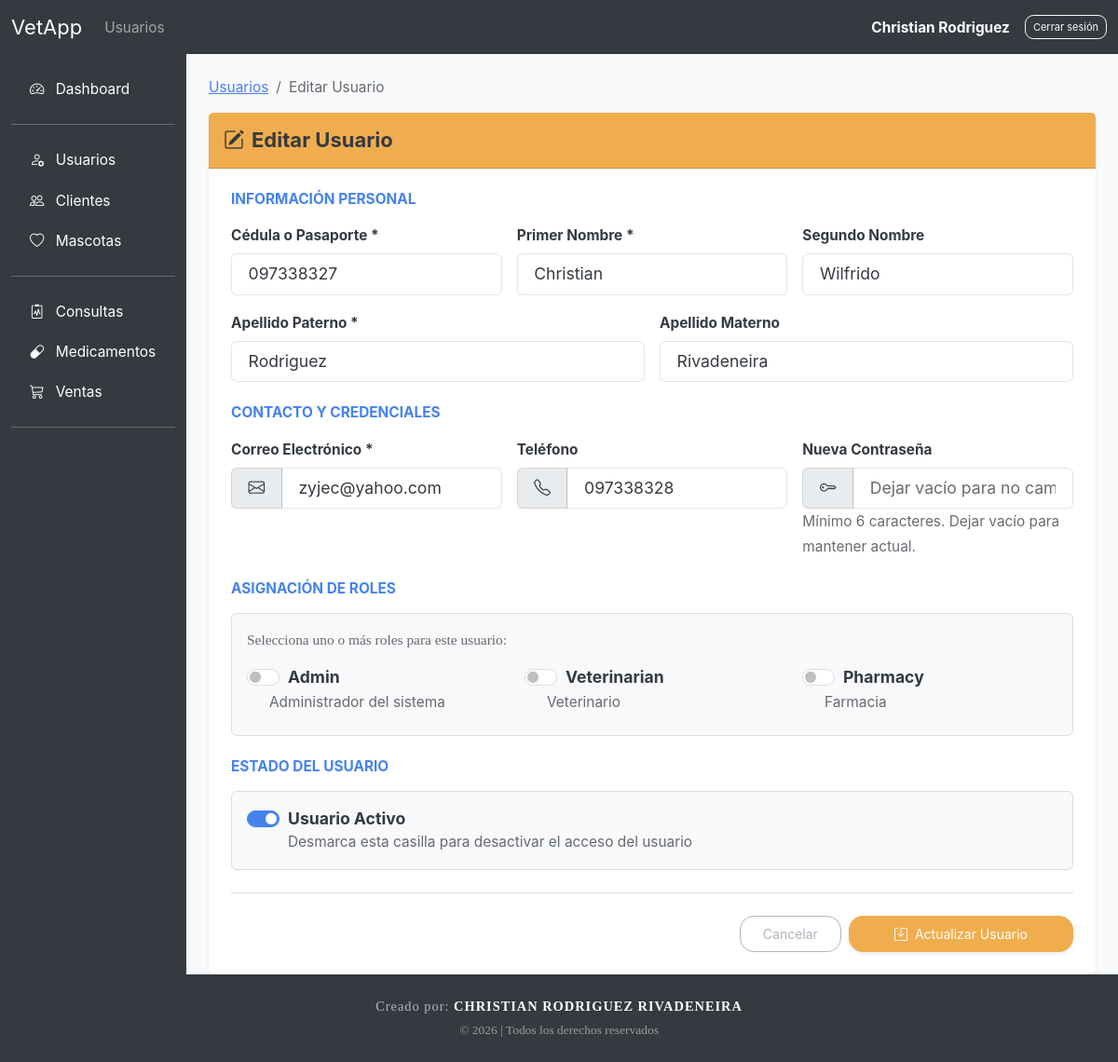
Page /public/users.php?action=edit&id=1 (signed in) on the committed database.
### tables this page shows
CREATE TABLE users (
    id_user INT AUTO_INCREMENT PRIMARY KEY,
    email VARCHAR(100) UNIQUE NOT NULL,
    password VARCHAR(255) NOT NULL,

    name VARCHAR(100) NOT NULL,
    middlename VARCHAR(100),
    lastname1 VARCHAR(100) NOT NULL,
    lastname2 VARCHAR(100),
    identification VARCHAR(20) UNIQUE NOT NULL,

    phone VARCHAR(20),
    active BOOLEAN DEFAULT TRUE,
    created_at TIMESTAMP DEFAULT CURRENT_TIMESTAMP
);

CREATE TABLE roles (
    id_role INT AUTO_INCREMENT PRIMARY KEY,
    name VARCHAR(50) UNIQUE NOT NULL,
    description VARCHAR(100)
);

### app/controllers/users/UserController.php (called while the page is built, shortened)
<?php
require_once __DIR__ . '/../BaseController.php';
require_once __DIR__ . '/../../repositories/UserRepository.php';
require_once __DIR__ . '/../../repositories/RoleRepository.php';
class UserController extends BaseController
{
    public function edit($id)
    {
        $id = (int) $id;
        $user = $this->userRepository->findById($id);
        $roleRepository = new RoleRepository($this->db);
        $roles = $roleRepository->findAll();
        require __DIR__ . '/../../views/users/edit.php';
    }
}
?>

### app/helpers/auth.php (called while the page is built, shortened)
<?php
function userRoles():array {
    return $_SESSION['user']['roles'] ?? [];
}
function hasRole(string $role): bool {
    return in_array($role, userRoles(), true);
}
function currentUser(): ?array {
    return $_SESSION['user'] ?? null;
}

### app/repositories/UserRepository.php (called while the page is built, shortened)
<?php
require_once __DIR__ . '/../config/Database.php';
class UserRepository
{
    private PDO $db;
    public function __construct(PDO $db)
    {
        $this->db = $db;
    }
    public function findById(int $id): ?array
    {
        $sql = "SELECT * FROM users WHERE id_user = :id";
        $stmt = $this->db->prepare($sql);
        $stmt->execute([
            'id' => $id
        ]);
        $user = $stmt->fetch(PDO::FETCH_ASSOC);
        return $user ?: null;
    }
}

### app/controllers/BaseController.php (called while the page is built, shortened)
<?php
require_once __DIR__ . '/../config/Database.php';
require_once __DIR__ . '/../repositories/UserRepository.php';
require_once __DIR__ . '/../repositories/RoleRepository.php';
class BaseController
{
    public function __construct()
    {
        $this->db = Database::getInstance()->getConnection();
        $this->userRepository = new UserRepository($this->db);
    }
}

### app/config/Database.php (called while the page is built)
<?php
class Database{
    private static $instance = null;
    private $connection;
    private $host = 'localhost';
    private $db = 'vetapp';
    private $user = 'root';
    private $pass = '';
    private $charset = 'utf8mb4';
    private function __construct(){
        try {
            $dsn = "mysql:host={$this->host};dbname={$this->db};charset={$this->charset}";
            $options = [
                PDO::ATTR_ERRMODE => PDO::ERRMODE_EXCEPTION,
                PDO::ATTR_DEFAULT_FETCH_MODE => PDO::FETCH_ASSOC,
                PDO::ATTR_EMULATE_PREPARES => false,
            ];
            $this->connection = new PDO($dsn, $this->user, $this->pass, $options);
        } catch (PDOException $e) {
            die('Database connection error');
        }
    }
    public static function getInstance(){
        if (self::$instance === null) {
            self::$instance = new self();
        }
        return self::$instance;
    }
    public function getConnection(){
        return $this->connection;
    }
}
?>

### app/repositories/RoleRepository.php (called while the page is built, shortened)
<?php
class RoleRepository
{
    private PDO $db;
    public function __construct(PDO $db)
    {
        $this->db = $db;
    }
    public function findAll(): array
    {
        $stmt = $this->db->query("SELECT * FROM roles");
        return $stmt->fetchAll(PDO::FETCH_ASSOC);
    }
}

### app/views/users/edit.php (the view, shortened to what this page needs)
<?php
$formData = $_SESSION['form_data'] ?? $user ?? [];
require_once __DIR__ . '/../layouts/header.php';
require_once __DIR__ . '/../layouts/navbar.php';
?>
<div class="container-fluid">
    <div class="row">
        <?php require_once __DIR__ . '/../layouts/aside.php'; ?>
        <main class="col-md-9 ms-sm-auto col-lg-10 px-md-4 pt-4">
            <nav aria-label="breadcrumb">
                <ol class="breadcrumb">
                    <li class="breadcrumb-item"><a href="users.php">Usuarios</a></li>
                    <li class="breadcrumb-item active" aria-current="page">Editar Usuario</li>
                </ol>
            </nav>
            <div class="card shadow-sm border-0">
                <div class="card-header bg-warning text-dark py-3">
                    <h5 class="mb-0">
                        <i class="bi bi-pencil-square me-2"></i>Editar Usuario
                    </h5>
                </div>
                <div class="card-body p-4">
                    <form action="<?= BASE_URL ?>users.php?action=update" method="POST" autocomplete="off">
                        <h6 class="text-primary text-uppercase small fw-bold mb-3">Información Personal</h6>
                        <div class="row g-3 mb-4">
                            <div class="col-12 col-md-4">
                                <label class="form-label fw-bold small">Cédula o Pasaporte *</label>
                                <input type="text"
                                       name="identification"
                                       class="form-control"
                                       readonly
                                       maxlength="20"
                                       pattern="[0-9]+"
                                       title="Solo se permiten números (0-9)"
                                       oninput="this.value = this.value.replace(/[^0-9]/g, '')"
                                       value="<?= htmlspecialchars($formData['identification'] ?? '') ?>">
                            </div>
                            <div class="col-12 col-md-4">
                                <label class="form-label fw-bold small">Primer Nombre *</label>
                                <input type="text"
                                       name="name"
                                       class="form-control"
                                       required
                                       pattern="[A-Za-zñÑáéíóúÁÉÍÓÚ\s]+"
                                       title="No se permiten números ni caracteres especiales"
                                       oninput="this.value = this.value.replace(/[^A-Za-zñÑáéíóúÁÉÍÓÚ\s]/g, '')"
                                       value="<?= htmlspecialchars($formData['name'] ?? '') ?>">
                            </div>
                            <div class="col-12 col-md-4">
                                <label class="form-label fw-bold small">Segundo Nombre</label>
                                <input type="text"
                                       name="middlename"
                                       class="form-control"
                                       pattern="[A-Za-zñÑáéíóúÁÉÍÓÚ\s]+"
                                       title="No se permiten números ni caracteres especiales"
                                       oninput="this.value = this.value.replace(/[^A-Za-zñÑáéíóúÁÉÍÓÚ\s]/g, '')"
                                       value="<?= htmlspecialchars($formData['middlename'] ?? '') ?>">
                            </div>
                            <div class="col-12 col-md-6">
                                <label class="form-label fw-bold small">Apellido Paterno *</label>
                                <input type="text"
                                       name="lastname1"
                                       class="form-control"
                                       required
                                       pattern="[A-Za-zñÑáéíóúÁÉÍÓÚ\s]+"
                                       title="No se permiten números ni caracteres especiales"
                                       oninput="this.value = this.value.replace(/[^A-Za-zñÑáéíóúÁÉÍÓÚ\s]/g, '')"
                                       value="<?= htmlspecialchars($formData['lastname1'] ?? '') ?>">
                            </div>
                            <div class="col-12 col-md-6">
                                <label class="form-label fw-bold small">Apellido Materno</label>
                                <input type="text"
                                       name="lastname2"
                                       class="form-control"
                                       pattern="[A-Za-zñÑáéíóúÁÉÍÓÚ\s]+"
                                       title="No se permiten números ni caracteres especiales"
                                       oninput="this.value = this.value.replace(/[^A-Za-zñÑáéíóúÁÉÍÓÚ\s]/g, '')"
                                       value="<?= htmlspecialchars($formData['lastname2'] ?? '') ?>">
                            </div>
                        </div>
                        <h6 class="text-primary text-uppercase small fw-bold mb-3">Contacto y Credenciales</h6>
                        <div class="row g-3 mb-4">
                            <div class="col-12 col-md-4">
                                <label class="form-label fw-bold small">Correo Electrónico *</label>
                                <div class="input-group">
                                    <span class="input-group-text"><i class="bi bi-envelope"></i></span>
                                    <input type="email"
                                           name="email"
                                           class="form-control"
                                           placeholder="usuario@vetapp.com"
                                           required
                                           value="<?= htmlspecialchars($formData['email'] ?? '') ?>">
                                </div>
                            </div>
                            <div class="col-12 col-md-4">
                                <label class="form-label fw-bold small">Teléfono</label>
                                <div class="input-group">
                                    <span class="input-group-text"><i class="bi bi-telephone"></i></span>
                                    <input type="text"
                                           name="phone"
                                           class="form-control"
                                           placeholder="+593 987654321"
                                           value="<?= htmlspecialchars($formData['phone'] ?? '') ?>">
                                </div>
                            </div>
                            <div class="col-12 col-md-4">
                                <label class="form-label fw-bold small">Nueva Contraseña</label>
                                <div class="input-group">
                                    <span class="input-group-text"><i class="bi bi-key"></i></span>
                                    <input type="password"
                                           name="password"
                                           class="form-control"
                                           placeholder="Dejar vacío para no cambiar">
                                </div>
                                <small class="text-muted">Mínimo 6 caracteres. Dejar vacío para mantener actual.</small>
                            </div>
                        </div>
                        <h6 class="text-primary text-uppercase small fw-bold mb-3">Asignación de Roles</h6>
                        <div class="p-3 border rounded bg-light mb-4">
                            <p class="small text-muted mb-3">Selecciona uno o más roles para este usuario:</p>
                            <div class="row">
                                <?php foreach ($roles as $role): ?>
                                <div class="col-12 col-sm-4 mb-2">
                                    <div class="form-check form-switch">
                                        <input class="form-check-input"
                                               type="checkbox"
                                               name="roles[]"
                                               value="<?= $role['id_role'] ?>"
                                               id="role_<?= $role['id_role'] ?>"
                                               <?= (isset($formData['role_ids']) && in_array($role['id_role'], $formData['role_ids'])) ? 'checked' : '' ?>>
                                        <label class="form-check-label fw-bold text-dark"
                                               for="role_<?= $role['id_role'] ?>">
                                            <?= ucfirst($role['name']) ?>
                                        </label>
                                    </div>
                                    <small class="text-muted d-block ms-4"><?= $role['description'] ?></small>
                                </div>
                                <?php endforeach; ?>
                            </div>
                        </div>
                        <h6 class="text-primary text-uppercase small fw-bold mb-3">Estado del Usuario</h6>
                        <div class="p-3 border rounded bg-light mb-4">
                            <div class="form-check form-switch">
                                <input class="form-check-input"
                                       type="checkbox"
                                       name="active"
                                       id="active"
                                       value="1"
                                       <?= (!isset($formData['active']) || $formData['active']) ? 'checked' : '' ?>>
                                <label class="form-check-label fw-bold" for="active">
                                    Usuario Activo
                                </label>
                                <small class="text-muted d-block">Desmarca esta casilla para desactivar el acceso del usuario</small>
                            </div>
                        </div>
                        <div class="d-flex justify-content-end gap-2 border-top pt-4">
                            <a href="users.php" class="btn btn-outline-secondary px-4">
                                Cancelar
                            </a>
                            <button type="submit" class="btn btn-warning px-5 shadow-sm">
                                <i class="bi bi-save me-2"></i>Actualizar Usuario
                            </button>
                        </div>
                    </form>
                </div>
            </div>
        </main>
    </div>
</div>
<?php require_once __DIR__ . '/../layouts/footer.php'; ?>

### app/views/layouts/navbar.php (shortened to what this page needs)
<?php
$currentUser = currentUser() ?? [];
?>
<nav class="navbar navbar-expand-lg navbar-dark bg-dark">
    <div class="container-fluid">
    <a class="navbar-brand" href="<?= BASE_URL ?>dashboard.php">VetApp</a>
        <div class="collapse navbar-collapse" id="vetNavbar">
            <ul class="navbar-nav me-auto mb-2 mb-lg-0">
                <?php if (hasRole('admin')): ?>
                    <li class="nav-item">
                        <a class="nav-link" href="<?= BASE_URL ?>users.php">Usuarios</a>
                    </li>
                <?php endif; ?>
            </ul>
            <span class="navbar-text me-3 text-white">
                <strong>
                    <?php echo ($currentUser['name']) . ' ' .($currentUser['lastname1']);?>
                </strong>
            </span>
            <button type="button" class="btn btn-outline-light btn-sm" data-bs-toggle="modal"
                data-bs-target="#logoutModal">
                Cerrar sesión
            </button>
        </div>
    </div>
</nav>

### rows in the picture
users: name "Christian", lastname1 "Rodriguez", identification "097338327", middlename "Wilfrido", lastname2 "Rivadeneira", email "zyjec@yahoo.com", phone "097338328", active "☑"
roles: name "Admin", description "Administrador del sistema"
roles: name "Veterinarian", description "Veterinario"
roles: name "Pharmacy", description "Farmacia"
